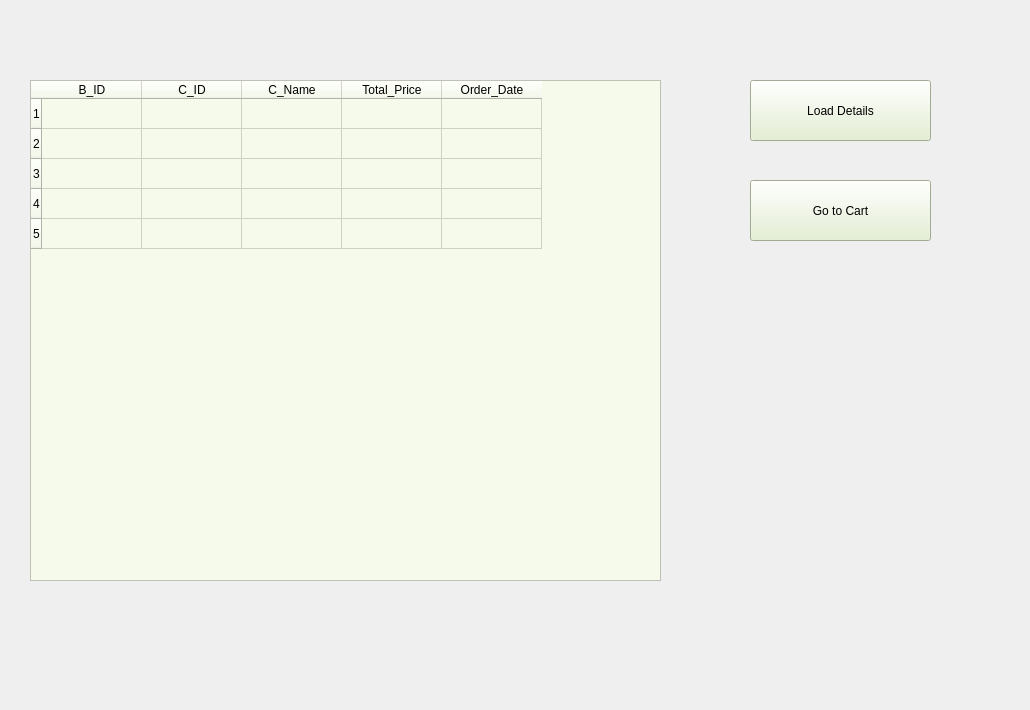
    <widget class="QWidget" name="bill_page">
     <widget class="QTableWidget" name="bill_table">
      <property name="geometry">
       <rect>
        <x>30</x>
        <y>80</y>
        <width>631</width>
        <height>501</height>
       </rect>
      </property>
      <property name="styleSheet">
       <string notr="true">background-color:rgb(246, 250, 234)</string>
      </property>
      <property name="rowCount">
       <number>5</number>
      </property>
      <property name="columnCount">
       <number>5</number>
      </property>
      <row/>
      <row/>
      <row/>
      <row/>
      <row/>
      <column>
       <property name="text">
        <string>B_ID</string>
       </property>
      </column>
      <column>
       <property name="text">
        <string>C_ID</string>
       </property>
      </column>
      <column>
       <property name="text">
        <string>C_Name</string>
       </property>
      </column>
      <column>
       <property name="text">
        <string>Total_Price</string>
       </property>
      </column>
      <column>
       <property name="text">
        <string>Order_Date</string>
       </property>
      </column>
     </widget>
     <widget class="QPushButton" name="bill_show">
      <property name="geometry">
       <rect>
        <x>750</x>
        <y>80</y>
        <width>181</width>
        <height>61</height>
       </rect>
      </property>
      <property name="styleSheet">
       <string notr="true">background-color:rgb(226, 239, 204)</string>
      </property>
      <property name="text">
       <string>Load Details</string>
      </property>
     </widget>
     <widget class="QLabel" name="background_6">
      <property name="geometry">
       <rect>
        <x>0</x>
        <y>20</y>
        <width>1021</width>
        <height>681</height>
       </rect>
      </property>
      <property name="styleSheet">
       <string notr="true">image: url(:/Pic/Pictures/greenMain.jpg);</string>
      </property>
      <property name="text">
       <string/>
      </property>
     </widget>
     <widget class="QPushButton" name="go_to_cart_2">
      <property name="geometry">
       <rect>
        <x>750</x>
        <y>180</y>
        <width>181</width>
        <height>61</height>
       </rect>
      </property>
      <property name="styleSheet">
       <string notr="true">background-color:rgb(226, 239, 204)</string>
      </property>
      <property name="text">
       <string>Go to Cart</string>
      </property>
     </widget>
     <zorder>background_6</zorder>
     <zorder>bill_table</zorder>
     <zorder>bill_show</zorder>
     <zorder>go_to_cart_2</zorder>
    </widget>
